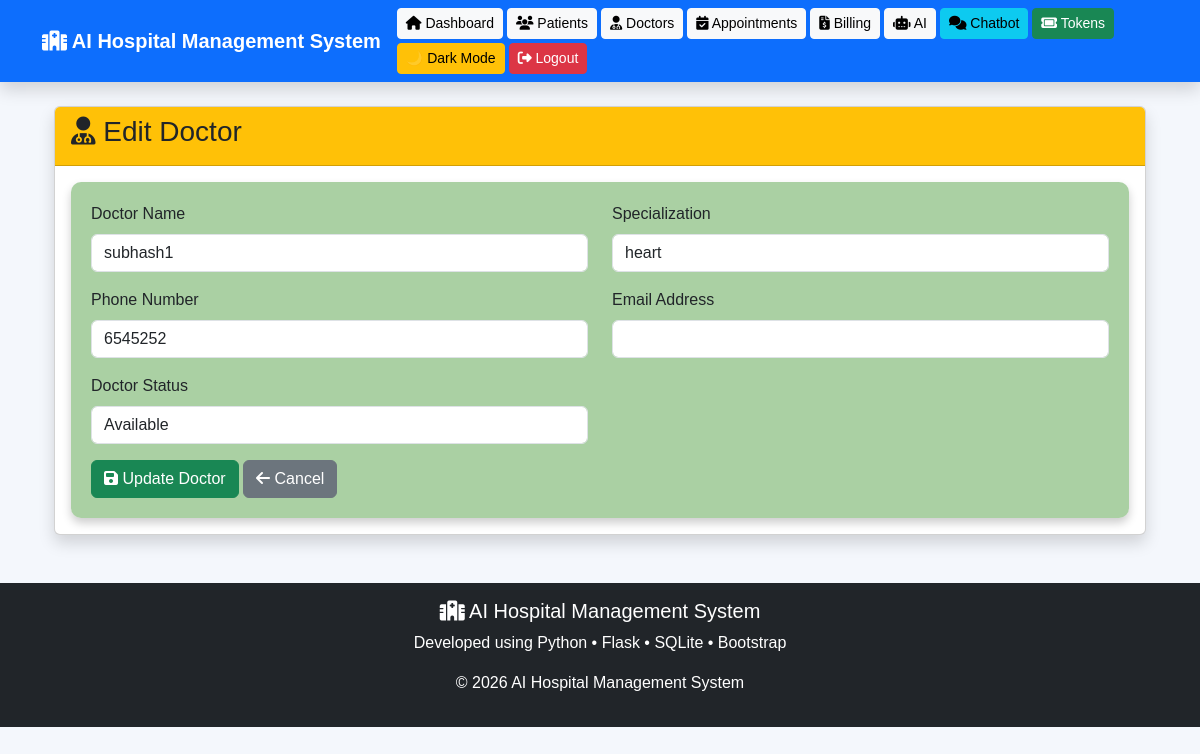
Screenshot of /edit_doctor/1 (signed in) with the database file from the repository.
### models.py (models this page shows)
class Doctor(db.Model):
    __tablename__ = "doctors"
    id = db.Column(db.Integer, primary_key=True)
    name = db.Column(db.String(100), nullable=False)
    specialization = db.Column(db.String(100))
    phone = db.Column(db.String(20))
    username = db.Column(db.String(50), unique=True)
    user_id = db.Column(db.Integer, db.ForeignKey("users.id"))
    email = db.Column(db.String(100))
    status = db.Column(db.String(20), default="Available")
    created_at = db.Column(db.DateTime, default=datetime.utcnow)

### app.py (the view, shortened to what this page needs)
@app.route("/edit_doctor/<int:id>", methods=["GET", "POST"])
@login_required
@role_required("Admin", "Reception")
def edit_doctor(id):
    doctor = Doctor.query.get_or_404(id)
    return render_template(
        "edit_doctor.html",
        doctor=doctor
    )

### app.py (called while the page is built)
@login_manager.user_loader
def load_user(user_id):
    return User.query.get(int(user_id))

def role_required(*roles):
    def decorator(f):
        @wraps(f)
        def decorated_function(*args, **kwargs):
            if not current_user.is_authenticated:
                flash("Please login first.", "danger")
                return redirect(url_for("login"))
            if current_user.role not in roles:
                flash("Access Denied!", "danger")
                return redirect(url_for("login"))
            return f(*args, **kwargs)
        return decorated_function
    return decorator

### templates/edit_doctor.html (shortened to what this page needs)
{% extends 'base.html' %}
{% block content %}
<div class="container mt-4">
<div class="card shadow">
<div class="card-header bg-warning text-dark">
<h3>
<i class="fa-solid fa-user-doctor"></i>
Edit Doctor
</h3>
</div>
<div class="card-body">
<form method="POST">
<div class="row">
<div class="col-md-6 mb-3">
<label class="form-label">
Doctor Name
</label>
<input
type="text"
name="name"
class="form-control"
value="{{ doctor.name }}"
required>
</div>
<div class="col-md-6 mb-3">
<label class="form-label">
Specialization
</label>
<input
type="text"
name="specialization"
class="form-control"
value="{{ doctor.specialization }}"
required>
</div>
<div class="col-md-6 mb-3">
<label class="form-label">
Phone Number
</label>
<input
type="text"
name="phone"
class="form-control"
value="{{ doctor.phone }}"
required>
</div>
<div class="col-md-6 mb-3">
<label class="form-label">
Email Address
</label>
<input
type="email"
name="email"
class="form-control"
value="{{ doctor.email }}">
</div>
<div class="col-md-6 mb-3">
<label class="form-label">
Doctor Status
</label>
<select
name="status"
class="form-control">
<option value="Available"
{% if doctor.status=="Available" %}selected{% endif %}>
Available
</option>
</select>
</div>
</div>
<button
type="submit"
class="btn btn-success">
<i class="fa-solid fa-floppy-disk"></i>
Update Doctor
</button>
<a
href="{{ url_for('doctors') }}"
class="btn btn-secondary">
<i class="fa-solid fa-arrow-left"></i>
Cancel
</a>
</form>
</div>
</div>
</div>
{% endblock %}

### static/style.css (style rules this page uses)
body { background:#f4f7fc; font-family:Arial,Helvetica,sans-serif; }
form { background:rgba(77, 157, 61, 0.473); padding:20px; border-radius:10px; box-shadow:0px 5px 10px rgba(0,0,0,.2); }

### rows the page displays
Doctor: name "subhash1", specialization "heart", phone "6545252", status "Available"
